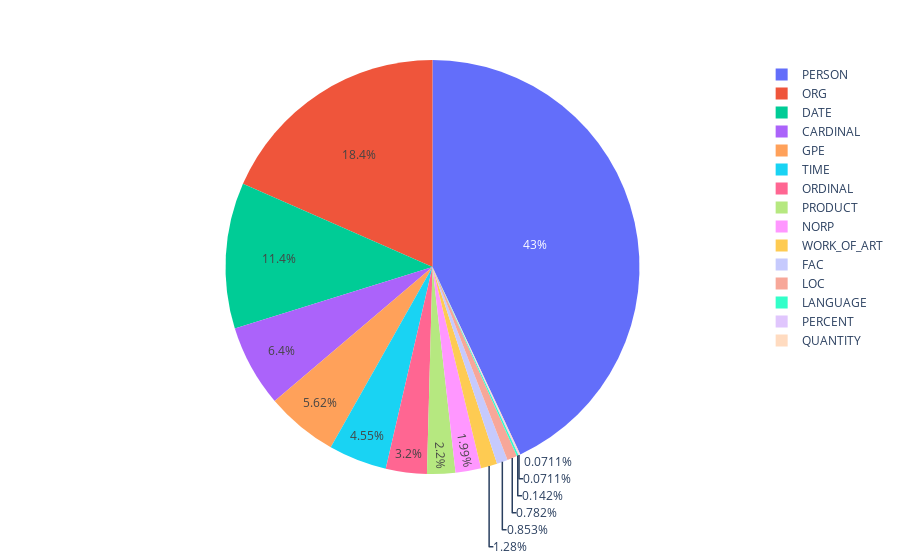

Notebook code for this chart:
### Code cell
df6['Entity'].value_counts()
negative= df6.groupby(['Entity']).size().to_frame('count').reset_index()
negative.sort_values(by='count', ascending=False)[:10]
fig = px.pie(negative, values='count', names='Entity')
fig.show()

### Figure 1 — Plotly figure (JSON) as saved in the notebook; plotly's stock layout.template omitted (floating-point values rounded to 4 significant figures)
{"data": [{"domain": {"x": [0, 1], "y": [0, 1]}, "hovertemplate": "Entity=%{label}<br>count=%{value}<extra></extra>", "labels": ["CARDINAL", "DATE", "FAC", "GPE", "LANGUAGE", "LOC", "NORP", "ORDINAL", "ORG", "PERCENT", "PERSON", "PRODUCT", "QUANTITY", "TIME", "WORK_OF_ART"], "legendgroup": "", "name": "", "showlegend": true, "type": "pie", "values": [90, 160, 12, 79, 2, 11, 28, 45, 259, 1, 605, 31, 1, 64, 18]}], "layout": {"legend": {"tracegroupgap": 0}, "margin": {"t": 60}}}
